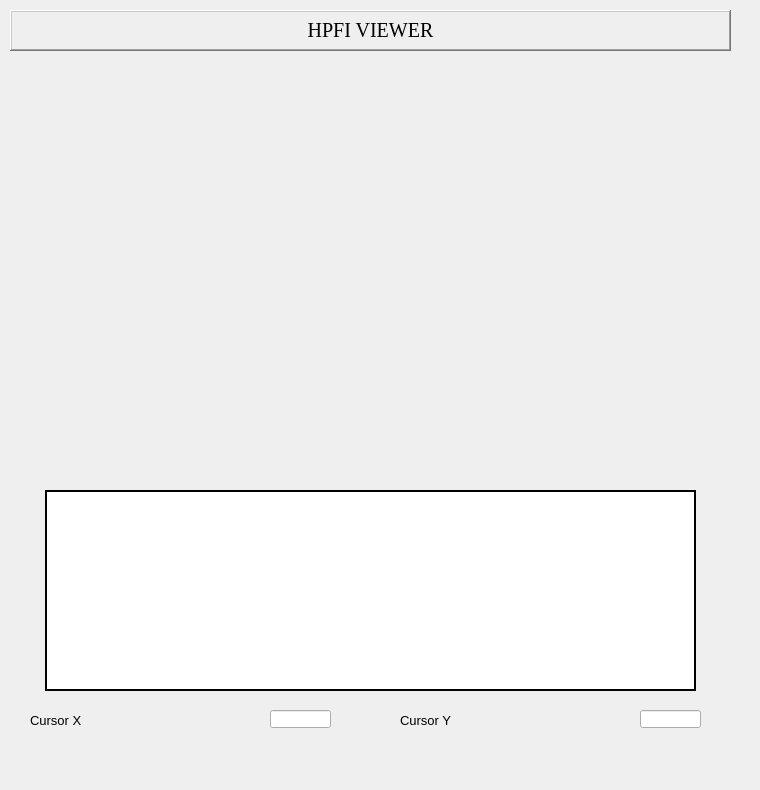
  <widget class="QWidget" name="VIEWER">
   <attribute name="title">
    <string>VIEWER</string>
   </attribute>
   <widget class="caFrame" name="caframe_2">
    <property name="geometry">
     <rect>
      <x>0</x>
      <y>0</y>
      <width>751</width>
      <height>781</height>
     </rect>
    </property>
    <property name="backgroundMode">
     <enum>caFrame::Filled</enum>
    </property>
    <widget class="caCartesianPlot" name="caCartesianPlot_0">
     <property name="geometry">
      <rect>
       <x>45</x>
       <y>490</y>
       <width>651</width>
       <height>201</height>
      </rect>
     </property>
     <property name="styleSheet">
      <string notr="true">background-color: rgb(255, 255, 255);</string>
     </property>
     <property name="frameShape">
      <enum>QFrame::Box</enum>
     </property>
     <property name="frameShadow">
      <enum>QFrame::Plain</enum>
     </property>
     <property name="lineWidth">
      <number>2</number>
     </property>
     <property name="Title" stdset="0">
      <string notr="true">Y Profile</string>
     </property>
     <property name="TitleX">
      <string notr="true">y (pixels)</string>
     </property>
     <property name="TitleY">
      <string notr="true">Intensity (A.U.)</string>
     </property>
     <property name="channels_1" stdset="0">
      <string notr="true">;HPFI:Qi2:Stats1:ProfileCursorY_RBV</string>
     </property>
     <property name="Style_1">
      <enum>caCartesianPlot::Lines</enum>
     </property>
     <property name="symbol_1">
      <enum>caCartesianPlot::NoSymbol</enum>
     </property>
     <property name="color_1">
      <color>
       <red>0</red>
       <green>0</green>
       <blue>255</blue>
      </color>
     </property>
     <property name="Style_2">
      <enum>caCartesianPlot::Dots</enum>
     </property>
     <property name="symbol_2">
      <enum>caCartesianPlot::Rect</enum>
     </property>
     <property name="Style_3">
      <enum>caCartesianPlot::Dots</enum>
     </property>
     <property name="symbol_3">
      <enum>caCartesianPlot::Triangle</enum>
     </property>
     <property name="color_4">
      <color>
       <red>255</red>
       <green>170</green>
       <blue>255</blue>
      </color>
     </property>
     <property name="plotMode">
      <enum>caCartesianPlot::PlotNPointsAndStop</enum>
     </property>
     <property name="eraseMode">
      <enum>caCartesianPlot::ifzero</enum>
     </property>
     <property name="foreground">
      <color>
       <red>115</red>
       <green>223</green>
       <blue>255</blue>
      </color>
     </property>
     <property name="background">
      <color>
       <red>115</red>
       <green>223</green>
       <blue>255</blue>
      </color>
     </property>
     <property name="scaleColor">
      <color>
       <red>0</red>
       <green>0</green>
       <blue>0</blue>
      </color>
     </property>
     <property name="XaxisScaling" stdset="0">
      <enum>caCartesianPlot::Channel</enum>
     </property>
     <property name="YaxisScaling" stdset="0">
      <enum>caCartesianPlot::Channel</enum>
     </property>
    </widget>
    <widget class="caSlider" name="caSlider_1">
     <property name="geometry">
      <rect>
       <x>470</x>
       <y>710</y>
       <width>160</width>
       <height>20</height>
      </rect>
     </property>
     <property name="scalePosition">
      <enum>QwtSlider::NoScale</enum>
     </property>
     <property name="channel" stdset="0">
      <string notr="true">HPFI:Qi2:Stats1:CursorY</string>
     </property>
     <property name="direction">
      <enum>caSlider::Right</enum>
     </property>
     <property name="foreground">
      <color>
       <red>10</red>
       <green>0</green>
       <blue>184</blue>
      </color>
     </property>
     <property name="background">
      <color>
       <red>255</red>
       <green>255</green>
       <blue>255</blue>
      </color>
     </property>
     <property name="colorMode">
      <enum>caSlider::Static</enum>
     </property>
     <property name="limitsMode">
      <enum>caSlider::Channel</enum>
     </property>
     <property name="maxValue">
      <double>2000.000000000000000</double>
     </property>
     <property name="minValue">
      <double>0.000000000000000</double>
     </property>
     <property name="incrementValue">
      <double>1.000000000000000</double>
     </property>
    </widget>
    <widget class="caLabel" name="calabel_80">
     <property name="geometry">
      <rect>
       <x>400</x>
       <y>710</y>
       <width>71</width>
       <height>21</height>
      </rect>
     </property>
     <property name="font">
      <font>
       <pointsize>10</pointsize>
      </font>
     </property>
     <property name="text">
      <string>Cursor Y</string>
     </property>
     <property name="alignment">
      <set>Qt::AlignLeading|Qt::AlignLeft|Qt::AlignVCenter</set>
     </property>
     <property name="foreground">
      <color>
       <red>0</red>
       <green>0</green>
       <blue>0</blue>
      </color>
     </property>
     <property name="background">
      <color alpha="0">
       <red>160</red>
       <green>160</green>
       <blue>164</blue>
      </color>
     </property>
    </widget>
    <widget class="caLineEdit" name="caLineEdit_7">
     <property name="geometry">
      <rect>
       <x>270</x>
       <y>710</y>
       <width>61</width>
       <height>18</height>
      </rect>
     </property>
     <property name="alignment">
      <set>Qt::AlignCenter</set>
     </property>
     <property name="channel" stdset="0">
      <string notr="true">HPFI:Qi2:Stats1:CursorX_RBV</string>
     </property>
     <property name="foreground">
      <color>
       <red>0</red>
       <green>170</green>
       <blue>0</blue>
      </color>
     </property>
     <property name="background">
      <color>
       <red>0</red>
       <green>0</green>
       <blue>0</blue>
      </color>
     </property>
     <property name="colorMode">
      <enum>caLineEdit::Static</enum>
     </property>
     <property name="precisionMode">
      <enum>caLineEdit::Channel</enum>
     </property>
     <property name="limitsMode">
      <enum>caLineEdit::Channel</enum>
     </property>
     <property name="maxValue">
      <double>1.000000000000000</double>
     </property>
     <property name="minValue">
      <double>0.000000000000000</double>
     </property>
     <property name="fontScaleMode" stdset="0">
      <enum>caLineEdit::WidthAndHeight</enum>
     </property>
     <property name="formatType">
      <enum>caLineEdit::decimal</enum>
     </property>
    </widget>
    <widget class="caLabel" name="calabel_51">
     <property name="geometry">
      <rect>
       <x>30</x>
       <y>710</y>
       <width>71</width>
       <height>21</height>
      </rect>
     </property>
     <property name="font">
      <font>
       <pointsize>10</pointsize>
      </font>
     </property>
     <property name="text">
      <string>Cursor X</string>
     </property>
     <property name="alignment">
      <set>Qt::AlignLeading|Qt::AlignLeft|Qt::AlignVCenter</set>
     </property>
     <property name="foreground">
      <color>
       <red>0</red>
       <green>0</green>
       <blue>0</blue>
      </color>
     </property>
     <property name="background">
      <color alpha="0">
       <red>160</red>
       <green>160</green>
       <blue>164</blue>
      </color>
     </property>
    </widget>
    <widget class="caLineEdit" name="caLineEdit_8">
     <property name="geometry">
      <rect>
       <x>640</x>
       <y>710</y>
       <width>61</width>
       <height>18</height>
      </rect>
     </property>
     <property name="alignment">
      <set>Qt::AlignCenter</set>
     </property>
     <property name="channel" stdset="0">
      <string notr="true">HPFI:Qi2:Stats1:CursorY_RBV</string>
     </property>
     <property name="foreground">
      <color>
       <red>0</red>
       <green>170</green>
       <blue>0</blue>
      </color>
     </property>
     <property name="background">
      <color>
       <red>0</red>
       <green>0</green>
       <blue>0</blue>
      </color>
     </property>
     <property name="colorMode">
      <enum>caLineEdit::Static</enum>
     </property>
     <property name="precisionMode">
      <enum>caLineEdit::Channel</enum>
     </property>
     <property name="limitsMode">
      <enum>caLineEdit::Channel</enum>
     </property>
     <property name="maxValue">
      <double>1.000000000000000</double>
     </property>
     <property name="minValue">
      <double>0.000000000000000</double>
     </property>
     <property name="fontScaleMode" stdset="0">
      <enum>caLineEdit::WidthAndHeight</enum>
     </property>
     <property name="formatType">
      <enum>caLineEdit::decimal</enum>
     </property>
    </widget>
    <widget class="caSlider" name="caSlider_0">
     <property name="geometry">
      <rect>
       <x>100</x>
       <y>710</y>
       <width>160</width>
       <height>20</height>
      </rect>
     </property>
     <property name="scalePosition">
      <enum>QwtSlider::NoScale</enum>
     </property>
     <property name="channel" stdset="0">
      <string notr="true">HPFI:Qi2:Stats1:CursorX</string>
     </property>
     <property name="direction">
      <enum>caSlider::Right</enum>
     </property>
     <property name="foreground">
      <color>
       <red>0</red>
       <green>0</green>
       <blue>255</blue>
      </color>
     </property>
     <property name="background">
      <color>
       <red>255</red>
       <green>255</green>
       <blue>255</blue>
      </color>
     </property>
     <property name="colorMode">
      <enum>caSlider::Static</enum>
     </property>
     <property name="limitsMode">
      <enum>caSlider::Channel</enum>
     </property>
     <property name="maxValue">
      <double>2000.000000000000000</double>
     </property>
     <property name="minValue">
      <double>0.000000000000000</double>
     </property>
     <property name="incrementValue">
      <double>1.000000000000000</double>
     </property>
    </widget>
    <widget class="caCamera" name="cacamera">
     <property name="geometry">
      <rect>
       <x>60</x>
       <y>80</y>
       <width>651</width>
       <height>391</height>
      </rect>
     </property>
     <property name="autoFillBackground">
      <bool>false</bool>
     </property>
     <property name="styleSheet">
      <string notr="true">background-color: rgb(255, 255, 255, 0);
color: rgb(0, 0, 0);</string>
     </property>
     <property name="channelData" stdset="0">
      <string notr="true">HPFI:Qi2:image1:ArrayData</string>
     </property>
     <property name="channelWidth" stdset="0">
      <string notr="true">HPFI:Qi2:image1:ArraySize0_RBV</string>
     </property>
     <property name="channelHeight" stdset="0">
      <string notr="true">HPFI:Qi2:image1:ArraySize1_RBV</string>
     </property>
     <property name="channelCode" stdset="0">
      <string notr="true"/>
     </property>
     <property name="channelBPP" stdset="0">
      <string notr="true">HPFI:Qi2:image1:DataType_RBV</string>
     </property>
     <property name="simpleZoomedView" stdset="0">
      <bool>false</bool>
     </property>
     <property name="Zoom" stdset="0">
      <enum>caCamera::Yes</enum>
     </property>
     <property name="automaticLevels" stdset="0">
      <bool>true</bool>
     </property>
     <property name="minLevel">
      <string notr="true">HPFI:Qi2:Stats1:MinValue_RBV</string>
     </property>
     <property name="maxLevel">
      <string notr="true">HPFI:Qi2:Stats1:MaxValue_RBV</string>
     </property>
     <property name="ColorMap" stdset="0">
      <enum>caCamera::grey</enum>
     </property>
     <property name="ROI_readmarkerType" stdset="0">
      <enum>caCamera::box_crosshairs</enum>
     </property>
     <property name="ROI_readType" stdset="0">
      <enum>caCamera::xyUpleft_xyLowright</enum>
     </property>
    </widget>
    <widget class="caGraphics" name="cagraphics_17">
     <property name="geometry">
      <rect>
       <x>45</x>
       <y>70</y>
       <width>650</width>
       <height>411</height>
      </rect>
     </property>
     <property name="foreground">
      <color alpha="50">
       <red>169</red>
       <green>209</green>
       <blue>239</blue>
      </color>
     </property>
     <property name="linestyle" stdset="0">
      <enum>caGraphics::Solid</enum>
     </property>
     <property name="fillstyle" stdset="0">
      <enum>caGraphics::Outline</enum>
     </property>
     <property name="lineSize">
      <number>2</number>
     </property>
     <property name="lineColor">
      <color>
       <red>0</red>
       <green>0</green>
       <blue>0</blue>
      </color>
     </property>
    </widget>
    <widget class="caLabel" name="calabel_3">
     <property name="geometry">
      <rect>
       <x>10</x>
       <y>10</y>
       <width>721</width>
       <height>41</height>
      </rect>
     </property>
     <property name="font">
      <font>
       <family>Times New Roman</family>
       <pointsize>15</pointsize>
       <weight>50</weight>
       <bold>false</bold>
      </font>
     </property>
     <property name="frameShape">
      <enum>QFrame::WinPanel</enum>
     </property>
     <property name="frameShadow">
      <enum>QFrame::Raised</enum>
     </property>
     <property name="lineWidth">
      <number>1</number>
     </property>
     <property name="midLineWidth">
      <number>1</number>
     </property>
     <property name="text">
      <string>HPFI VIEWER</string>
     </property>
     <property name="alignment">
      <set>Qt::AlignCenter</set>
     </property>
     <property name="foreground">
      <color>
       <red>0</red>
       <green>0</green>
       <blue>0</blue>
      </color>
     </property>
     <property name="background">
      <color>
       <red>169</red>
       <green>209</green>
       <blue>239</blue>
      </color>
     </property>
    </widget>
    <widget class="caGraphics" name="cagraphics_15">
     <property name="geometry">
      <rect>
       <x>20</x>
       <y>60</y>
       <width>701</width>
       <height>671</height>
      </rect>
     </property>
     <property name="foreground">
      <color alpha="50">
       <red>169</red>
       <green>209</green>
       <blue>239</blue>
      </color>
     </property>
     <property name="linestyle" stdset="0">
      <enum>caGraphics::Solid</enum>
     </property>
     <property name="fillstyle" stdset="0">
      <enum>caGraphics::Filled</enum>
     </property>
     <property name="lineSize">
      <number>2</number>
     </property>
     <property name="lineColor">
      <color>
       <red>169</red>
       <green>209</green>
       <blue>239</blue>
      </color>
     </property>
    </widget>
    <zorder>cagraphics_17</zorder>
    <zorder>cagraphics_15</zorder>
    <zorder>caCartesianPlot_0</zorder>
    <zorder>caSlider_1</zorder>
    <zorder>calabel_80</zorder>
    <zorder>caLineEdit_7</zorder>
    <zorder>calabel_51</zorder>
    <zorder>caLineEdit_8</zorder>
    <zorder>caSlider_0</zorder>
    <zorder>cacamera</zorder>
    <zorder>calabel_3</zorder>
   </widget>
  </widget>
